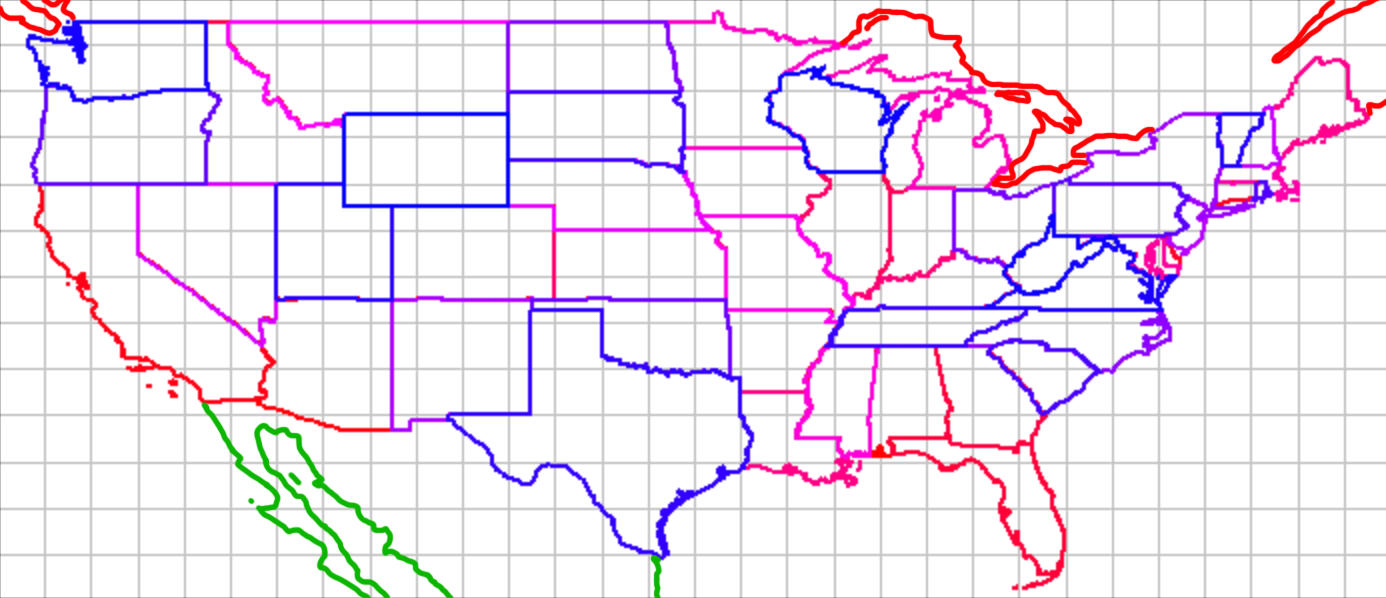
#> input picture scaled_america_mex_can.png, 1386 x 598 px
$ python 2D-BS.py
#> lines starting #> are read from the running program, lines starting #| are printed output that depends on the picture
### gui.py
import matplotlib.pyplot as plt
import matplotlib.patches as patches
from PIL import Image
import random
import numpy as np

class GUI: # class for image
    def __init__(self, num_rects_width, num_rects_height):
#> called with num_rects_width = 10, num_rects_height = 15
        self.image_loc = 'scaled_america_mex_can.png' # I think this might be a better representation
        im = Image.open(self.image_loc) # opens image
#> im is the input picture: PIL image 1386x598 RGBA; mean R, G, B, A 240.9, 229, 243.2, 255
        self.width, self.height = im.size
#> self.width = 1386; self.height = 598
        im.close()

        # assigns number of x,y rectangles to input numbers
        self.num_rects_width = num_rects_width
        self.num_rects_height = num_rects_height

        self.square_amount = (self.width / num_rects_width, self.height / num_rects_height)
#> self.square_amount = (138.6, 39.87)
        self.extreme_points = {'N': 50, 'S': 24, 'E': -66, 'W': -126} # assigns extreme points
        self.total_lat = self.extreme_points['N'] - self.extreme_points['S']
        self.total_long = self.extreme_points['W'] - self.extreme_points['E']
        self.output = np.zeros((self.num_rects_height, self.num_rects_width))
        self.show_ticks = True
        self.locations = {}
        self.dots = []

    def pixel_loc_to_lat_long(self, w, h):
        return (round(self.extreme_points['N'] - h/self.height * (self.total_lat), 2), round(self.extreme_points['W'] - w/self.width * (self.total_long), 2))

    def long_lat_to_pixel(self, long, lat):
        # Calculation for longitude and lat relative position
        long_rel = (self.extreme_points['W'] - long) / self.total_long
        lat_rel = (self.extreme_points['N'] - lat) / self.total_lat

        x_pixel = int(long_rel * self.width)
        y_pixel = int(lat_rel * self.height)

        return (x_pixel, y_pixel)


    def init(self):
        self.x_ticks = [i * self.square_amount[0] for i in range(self.num_rects_width + 1)]
        self.y_ticks = [j * self.square_amount[1] for j in range(self.num_rects_height + 1)]
        self.x_labels = [self.pixel_loc_to_lat_long(tick, 0)[1] for tick in self.x_ticks]
        self.y_labels = [self.pixel_loc_to_lat_long(0, tick)[0] for tick in self.y_ticks]

        for i, w in enumerate(range(self.num_rects_width)): # i represents an incremented variable starting at 0 and increasing by 1
            for j, h in enumerate(range(self.num_rects_height)): # j represents an incremented variable starting at 0 and increasing by 1
                x, y = (w * self.square_amount[0], h * self.square_amount[1])
                self.locations[(i, j)] = self.pixel_loc_to_lat_long(x + 0.5 * self.square_amount[0], y + 0.5 * self.square_amount[1])

    def place_dot(self, long, lat, color=None, r=10):
#> called with long = -85.62, lat = 44.76, color = 'red', r = 5
        x_pixel, y_pixel = self.long_lat_to_pixel(long, lat)
#> x_pixel = 932; y_pixel = 120
        circle = plt.Circle((x_pixel, y_pixel), r, color=(color if color else 'blue'), fill=True)
        self.dots.append(circle) # store the dot object

    # [4 lines left out: function clear_dots, not called in this run]

    def toggle_ticks(self, show_ticks):
        self.show_ticks = show_ticks

    def show(self,display_coords=False, show_boxes=False, index=False):
#> called with display_coords = False, show_boxes = True, index = False
        _, map = plt.subplots()
        map.imshow(Image.open(self.image_loc))

        if self.show_ticks:
            map.set_xticks(self.x_ticks)
            map.set_yticks(self.y_ticks)

            map.set_xticklabels(self.x_labels, rotation=90)
            map.set_yticklabels(self.y_labels)
        else:
            map.axis('off')

        map.set_xlabel("Longitude (West)")
        map.set_ylabel("Latitude (North)")

        for i, w in enumerate(range(self.num_rects_width)):
            for j, h in enumerate(range(self.num_rects_height)):
                x, y = (w * self.square_amount[0], h * self.square_amount[1])
                map.add_patch(patches.Rectangle(
                                    (x, y),
                                    self.square_amount[0],
                                    self.square_amount[1],
                                    fc=(1, 0, 0, self.output[j, i] * 0.5),
                                    ec=('black' if show_boxes else 'none'),
                                    lw=1))
                if display_coords:
                    map.text(x, y + 0.5 * self.square_amount[1], self.locations[(i, j)], fontsize=5 * 10/self.num_rects_width)

        for dot in self.dots:
            map.add_patch(dot)

        plt.tight_layout()
        #plt.show()

        if index == False:
            plt.savefig(f"Predictions_new/prediction_all.png")
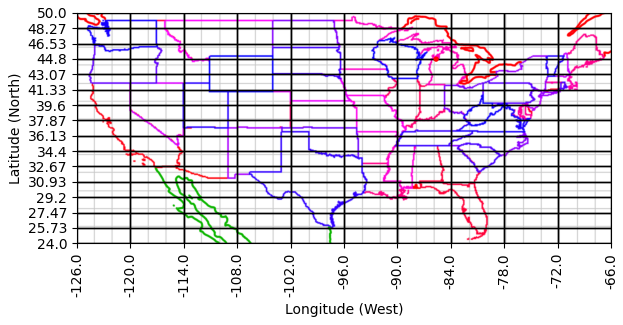
#> figure drawn by matplotlib, 1 panel
        else:
            plt.savefig(f"Predictions_new/prediction_new_{index}.png")


    def generate_random_output(self):
        self.output = np.array([[random.uniform(0, 1) for _ in range(self.num_rects_width)] for _ in range(self.num_rects_height)])

    def clear_output(self):
        self.output.fill(0)

    # [8 lines left out: function map_output_to_grid, not called in this run]

### 2D-BS.py
from gui import GUI

def find_grid_index(target_lat, target_lon, min_lat, max_lat, min_lon, max_lon, num_rows, num_cols):
    # Calculate the span of each cell
    lat_per_cell = (max_lat - min_lat) / num_rows
    lon_per_cell = (max_lon - min_lon) / num_cols

    # Calculate the indices
    i = int((target_lat - min_lat) / lat_per_cell)
    j = int((target_lon - min_lon) / lon_per_cell)

    # Adjust if on the edge
    i = min(i, num_rows - 1)
    j = min(j, num_cols - 1)

    return i, j

# our map settings
min_lat, max_lat = 24, 50
min_lon, max_lon = -126, -66
num_rows, num_cols = 15, 10

target_lat, target_long = 44.76306000, -85.62063000

i, j = find_grid_index(target_lat, target_long, min_lat, max_lat, min_lon, max_lon, num_rows, num_cols)
print(f"The target is in the box at indices: ({i}, {j})")

gui = GUI(num_rects_width=10, num_rects_height=15)
gui.init()
gui.clear_output()
gui.place_dot(target_long, target_lat, color='red', r=5)
gui.show(display_coords=False, show_boxes=True)

$ run again, with america.png copied over scaled_america_mex_can.png
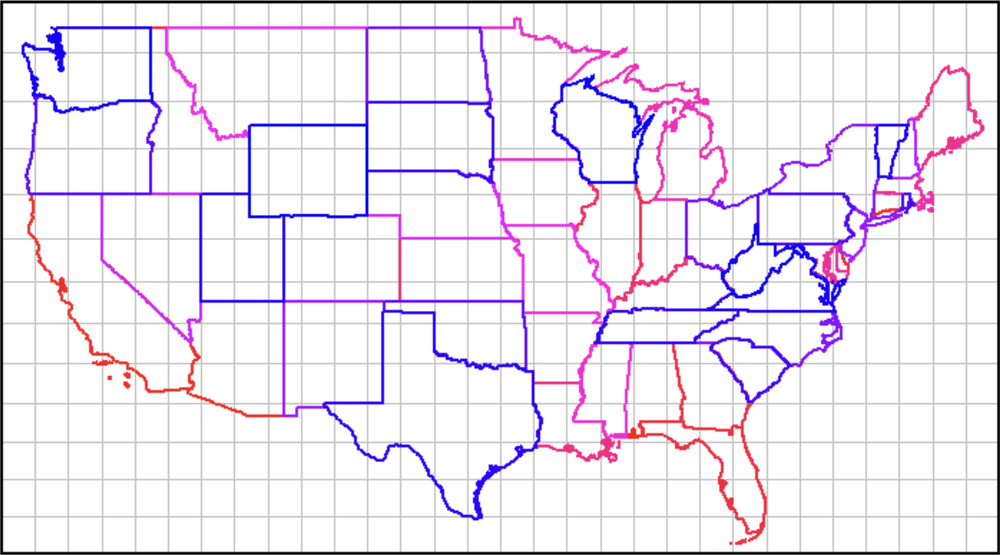
#> input picture america.png, 1000 x 555 px, shrunk from 3156 x 1752 before the run
#> in __init__, im is the input picture: PIL image 1000x555 RGBA; mean R, G, B, A 239.2, 232.2, 243.5, 255
#> in show, `plt.savefig(f"Predictions_new/prediction_all.png")`:
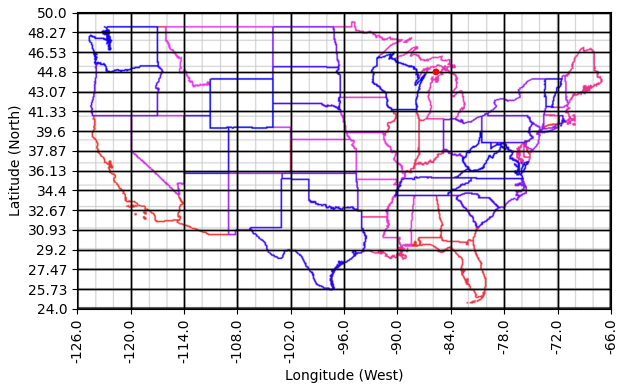
#> figure drawn by matplotlib, 1 panel

$ run again, with latitude_histogram.png copied over scaled_america_mex_can.png
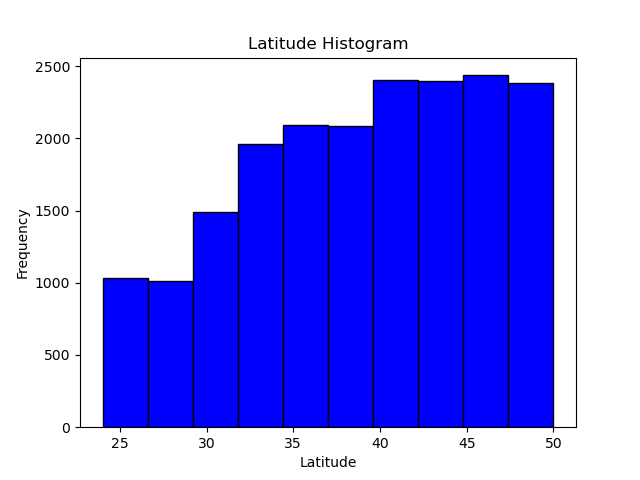
#> input picture latitude_histogram.png, 640 x 480 px
#> in __init__, im is the input picture: PIL image 640x480 RGBA; mean R, G, B, A 147.4, 147.4, 247.3, 255
#> in show, `plt.savefig(f"Predictions_new/prediction_all.png")`:
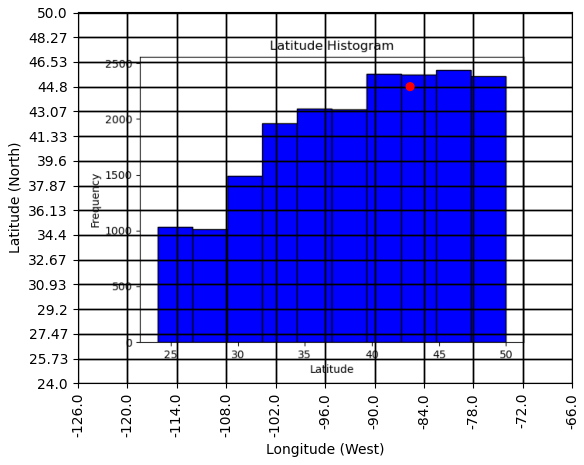
#> figure drawn by matplotlib, 1 panel

$ run again, with loss1.png copied over scaled_america_mex_can.png
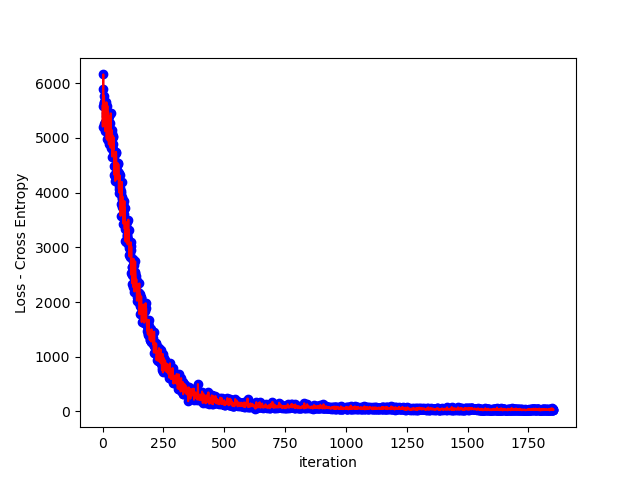
#> input picture loss1.png, 640 x 480 px
#> in __init__, im is the input picture: PIL image 640x480 RGBA; mean R, G, B, A 246.9, 243.7, 248.5, 255
#> in show, `plt.savefig(f"Predictions_new/prediction_all.png")`:
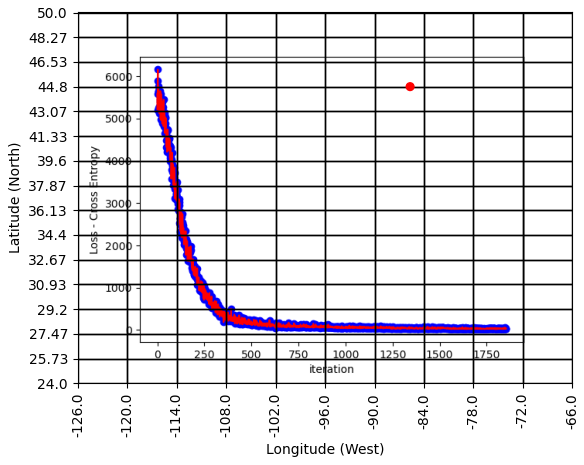
#> figure drawn by matplotlib, 1 panel
